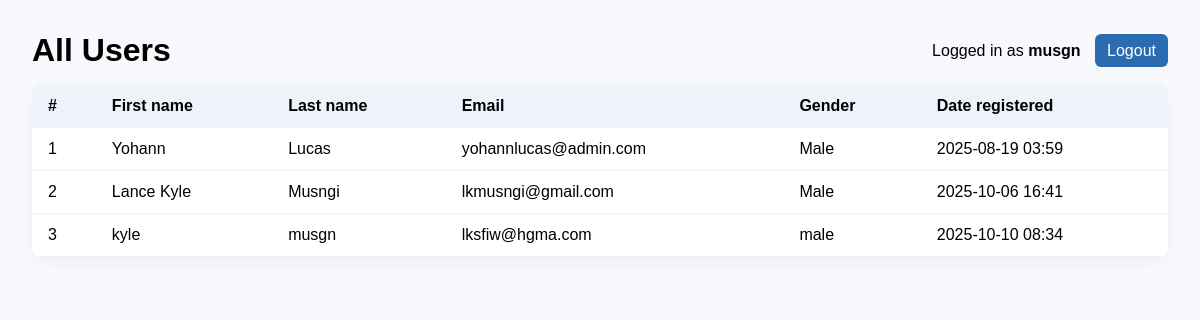
/signapp/users/ (signed in), run on the app's committed database.
### signapp/models.py (models this page shows, shortened)
class SignUpRegistration(models.Model):
    first_name = models.CharField(max_length=100)
    last_name = models.CharField(max_length=100)
    email = models.EmailField(unique=True)
    password = models.CharField(max_length=255)
    gender = models.CharField(max_length=12, default="")
    date_registered = models.DateTimeField(auto_now_add=True)

### signapp/views.py (the view)
    def wrapper(request, *args, **kwargs):
        if not request.session.get('user_id'):
            return redirect(f"{reverse('registration:login_html')}?next={request.path}")
        return fn(request, *args, **kwargs)

### signapp/views.py (called while the page is built)
def login_required_view(fn):
    def wrapper(request, *args, **kwargs):
        if not request.session.get('user_id'):
            return redirect(f"{reverse('registration:login_html')}?next={request.path}")
        return fn(request, *args, **kwargs)
    wrapper.__name__ = fn.__name__
    return wrapper

@login_required_view
def users_html(request):
    users = SignUpRegistration.objects.all().order_by('id')
    return render(request, 'registration/user_list.html', {
        'users': users,
        'current_user': request.session.get('user_name')
    })

### signapp/templates/registration/user_list.html (shortened to what this page needs)
<!doctype html>
<html>
<head>
</head>
<body>
  <div class="top">
    <h1 style="margin:0;">All Users</h1>
    <div>
      Logged in as <strong>{{ current_user }}</strong>
      <a href="{% url 'registration:logout_html' %}" class="button" style="margin-left:10px;">Logout</a>
    </div>
  </div>
  <table>
    <thead>
      <tr>
        <th>#</th>
        <th>First name</th>
        <th>Last name</th>
        <th>Email</th>
        <th>Gender</th>
        <th>Date registered</th>
      </tr>
    </thead>
    <tbody>
      {% for u in users %}
      <tr>
        <td>{{ forloop.counter }}</td>
        <td>{{ u.first_name }}</td>
        <td>{{ u.last_name }}</td>
        <td>{{ u.email }}</td>
        <td>{{ u.gender|default:"N/A" }}</td>
        <td>{{ u.date_registered|date:"Y-m-d H:i" }}</td>
      </tr>
      {% empty %}
      <tr><td colspan="6">No users yet.</td></tr>
      {% endfor %}
    </tbody>
  </table>
</body>
</html>

### signapp/templates/registration/user_list.html (style rules this page uses)
body { font-family: Arial, sans-serif; padding:24px; background:#f7f9fc; }
.top { display:flex; justify-content:space-between; align-items:center; margin-bottom:16px; }
table { width:100%; border-collapse:collapse; background:white; border-radius:8px; overflow:hidden; box-shadow:0 6px 18px rgba(0,0,0,0.04); }
th, td { padding:12px 16px; text-align:left; border-bottom:1px solid #f0f0f0; }
th { background:#eef3fb; font-weight:700; }
a.button { padding:8px 12px; background:#2b6cb0; color:white; border-radius:6px; text-decoration:none; }

### data on the page
SignUpRegistration: last_name "musgn", first_name "kyle", email "lksfiw@hgma.com", gender "male", date_registered "2025-10-10 08:34"
SignUpRegistration: first_name "Yohann", last_name "Lucas", email "yohannlucas@admin.com", gender "Male", date_registered "2025-08-19 03:59"
SignUpRegistration: first_name "Lance Kyle", last_name "Musngi", email "lkmusngi@gmail.com", gender "Male", date_registered "2025-10-06 16:41"
